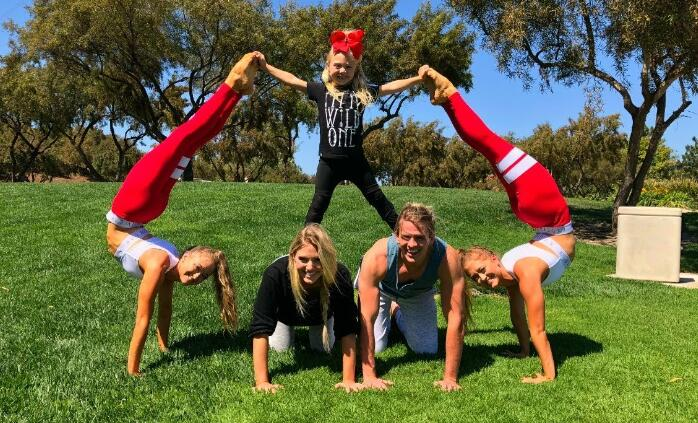
#> input picture assgn4/people_img.jpg, 698 x 423 px, found by its file name
$ jupyter execute --allow-errors vac_facedetect_21BAI1106.ipynb   (shell and % lines are left out)
#> lines starting #> are read from the running program, lines starting #| are printed output that depends on the picture; after the words box and inside, x2 and y2 are one past the last pixel; in counts of white or black regions, pixels touching at a corner belong together
# Face detection using Haar cascade classifier

Name - Ojas Patil

Reg No - 21BAI1106

[cell 1]
from pyspark.sql import SparkSession
from pyspark.sql.types import StructType, StructField, StringType, IntegerType

#> (a cell that did not finish here is left out)

#> (a cell that did not finish here is left out)

[cell 4]
import cv2
import sys

[cell 5]
imagePath = "/content/people_img.jpg"
cascPath = "haarcascade_frontalface_default.xml"

faceCascade = cv2.CascadeClassifier(cascPath)

image = cv2.imread(imagePath)
#> image is the input picture: shape (423, 698, 3); mean B, G, R 63.2, 99, 97.6
gray = cv2.cvtColor(image, cv2.COLOR_BGR2GRAY)
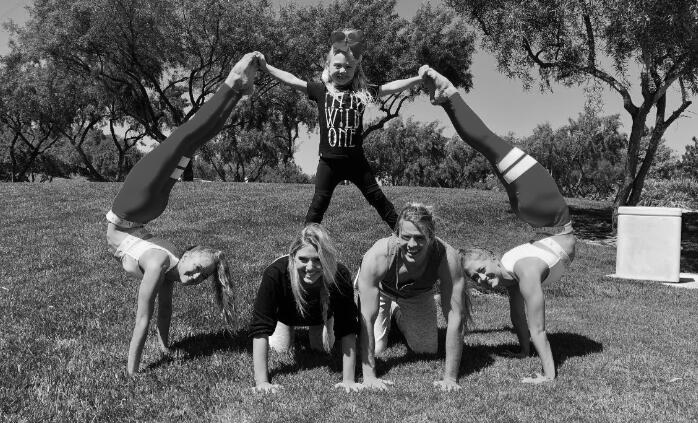
#> gray: shape (423, 698); min 0, max 254, mean 94.5

faces = faceCascade.detectMultiScale(
    gray,
    scaleFactor=1.1,
    minNeighbors=3,
    minSize=(1,1),
    flags = cv2.CASCADE_SCALE_IMAGE
)
#> faces = [[328, 56, 28, 28], [392, 223, 40, 40], [292, 247, 37, 37], [323, 183, 60, 60]]

for (x, y, w, h) in faces:
    cv2.rectangle(image, (x, y), (x+w, y+h), (0, 255, 0), 2)
#> this loop made 4 passes
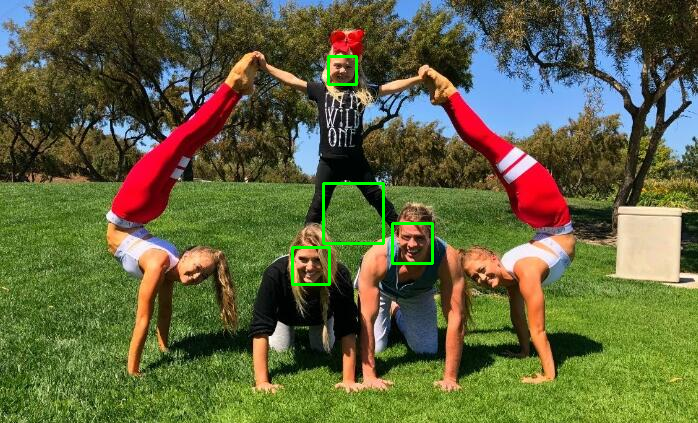
#> image: shape (423, 698, 3); 0.67% of pixels changed, all inside (x1, y1, x2, y2) = (291, 55, 434, 286)

print("Detected {0} faces!".format(len(faces)))
#| Detected 4 faces!

[cell 6]
from google.colab.patches import cv2_imshow

print
cv2_imshow(image)
cv2.waitKey(0)
#> Out = 27

[cell 7]
imagePath = "/content/people_img.jpg"
cascPath = "/content/haarcascade_frontalface_alt.xml"

faceCascade = cv2.CascadeClassifier(cascPath)

image = cv2.imread(imagePath)
gray = cv2.cvtColor(image, cv2.COLOR_BGR2GRAY)

faces = faceCascade.detectMultiScale(
    gray,
    scaleFactor=1.1,
    minNeighbors=3,
    minSize=(1,1),
    flags = cv2.CASCADE_SCALE_IMAGE
)
#> faces = [[391, 220, 42, 42], [290, 246, 38, 38]]

for (x, y, w, h) in faces:
    cv2.rectangle(image, (x, y), (x+w, y+h), (0, 255, 0), 2)
#> this loop made 2 passes
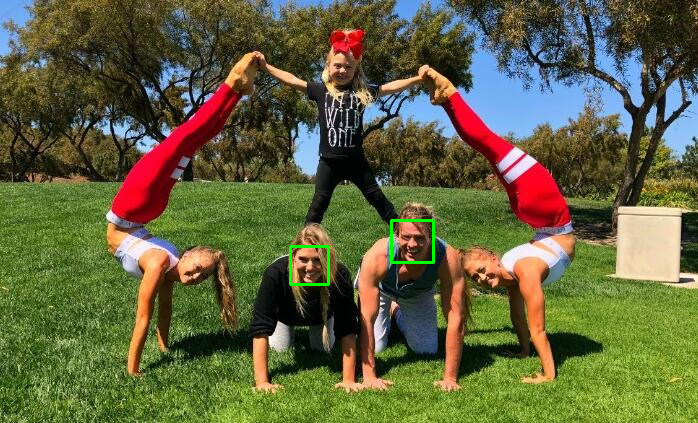
#> image: shape (423, 698, 3); 0.32% of pixels changed, all inside (x1, y1, x2, y2) = (289, 219, 435, 286)

print("Detected {0} faces!".format(len(faces)))
#| Detected 2 faces!

[cell 8]
from google.colab.patches import cv2_imshow

print
cv2_imshow(image)
cv2.waitKey(0)
#> Out = 27

[cell 9]
imagePath = "/content/people_img.jpg"
cascPath = "/content/haarcascade_frontalface_alt2.xml"

faceCascade = cv2.CascadeClassifier(cascPath)

image = cv2.imread(imagePath)
gray = cv2.cvtColor(image, cv2.COLOR_BGR2GRAY)

faces = faceCascade.detectMultiScale(
    gray,
    scaleFactor=1.1,
    minNeighbors=3,
    minSize=(1,1),
    flags = cv2.CASCADE_SCALE_IMAGE
)
#> faces = [[328, 56, 28, 28], [392, 221, 41, 41], [292, 246, 38, 38], [320, 184, 59, 59]]

for (x, y, w, h) in faces:
    cv2.rectangle(image, (x, y), (x+w, y+h), (0, 255, 0), 2)
#> this loop made 4 passes
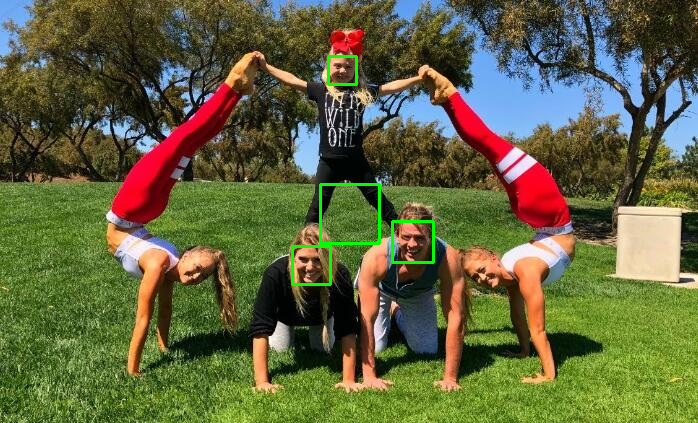
#> image: shape (423, 698, 3); 0.67% of pixels changed, all inside (x1, y1, x2, y2) = (291, 55, 435, 286)

print("Detected {0} faces!".format(len(faces)))
#| Detected 4 faces!

[cell 10]
from google.colab.patches import cv2_imshow

print
cv2_imshow(image)
cv2.waitKey(0)
#> Out = 27
